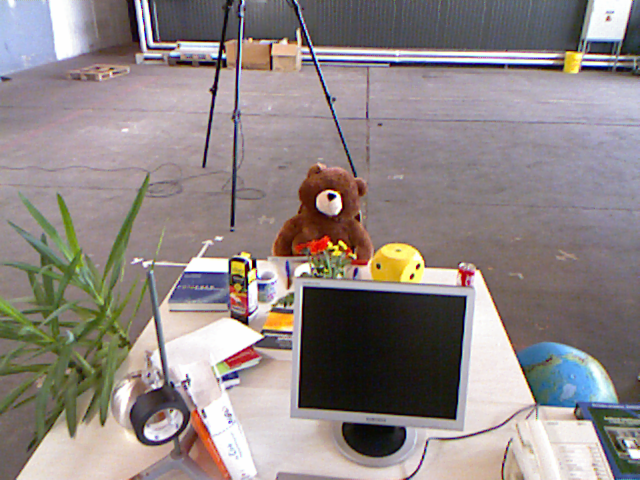
#> input picture presentation_assets/bug_frame.png, 640 x 480 px, given in place of fr2_cloud.png, which was not available
$ python make_light.py
#> lines starting #> are read from the running program, lines starting #| are printed output that depends on the picture
"""Lighter copies of the renders for the deck: JPEG composited on the slide background colour,
and a downscaled hero PNG (keeps transparency). Run after make_figures.py."""
import os
from PIL import Image

os.chdir(os.path.dirname(os.path.abspath(__file__)))
BG = (11, 14, 18)
for n in ["fr2_cloud", "fr1_cloud", "synth_cloud", "corrected_fr2", "legacy_fr2", "strip_rgb", "thumb_fr1",
          "thumb_fr2", "thumb_synth", "bug_old_kept", "bug_new_depth", "strip_depth"]:
    im = Image.open(n + ".png").convert("RGBA")
    if im.width > 2000:
        im = im.resize((2000, round(im.height * 2000 / im.width)), Image.LANCZOS)
    base = Image.new("RGBA", im.size, BG + (255,))
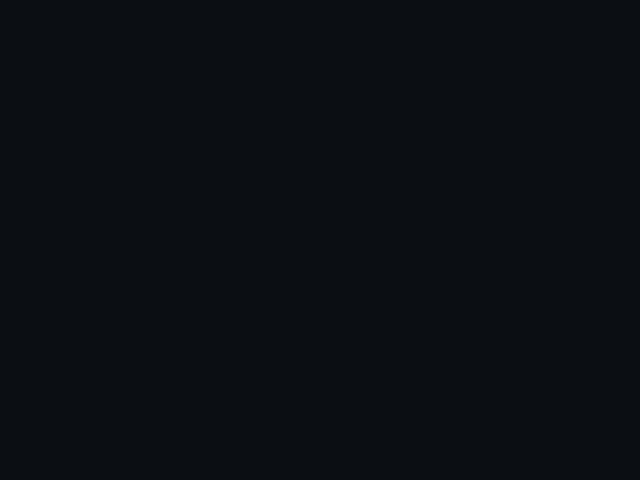
#> base: PIL image 640x480 RGBA; mean R, G, B, A 11, 14, 18, 255
    base.alpha_composite(im)
    base.convert("RGB").save(n + ".jpg", quality=90, optimize=True)
#> pass 2 of the loop `for n in ["fr2_cloud", "fr1_cloud", "synth_cloud", "corrected_fr2", "l..`:
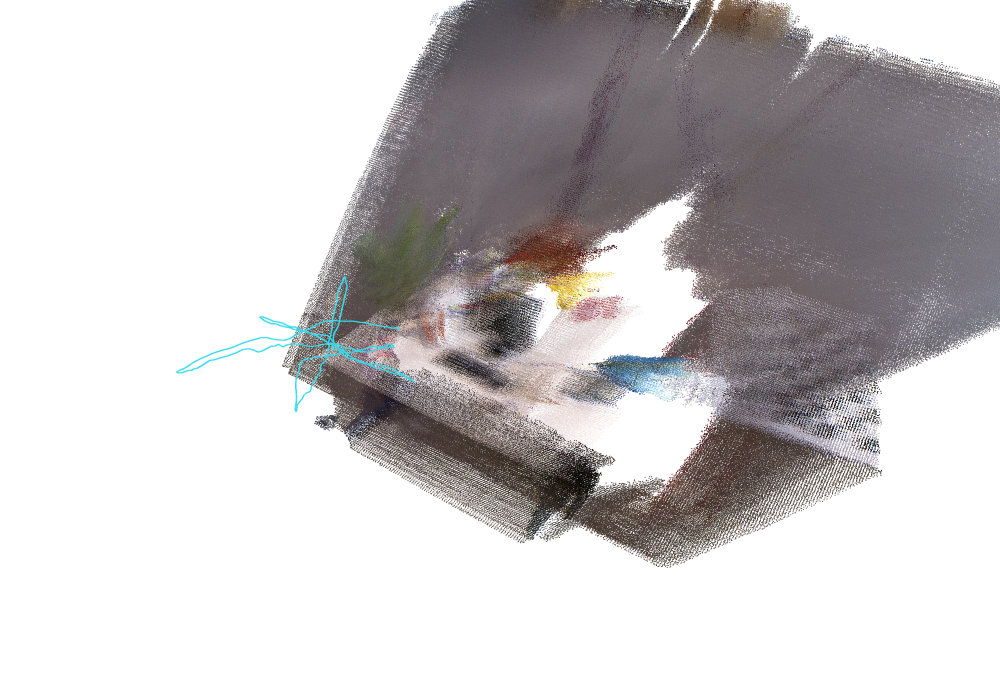
#> input picture presentation_assets/corrected_fr2.png, 2000 x 1400 px, given in place of fr1_cloud.png, which was not available (shown at 1/2 size)
#> im is the input picture: PIL image 2000x1400 RGBA; mean R, G, B, A 44.7, 41.4, 42.3, 94.5
#> `base = Image.new("RGBA", im.size, BG + (255,))`:
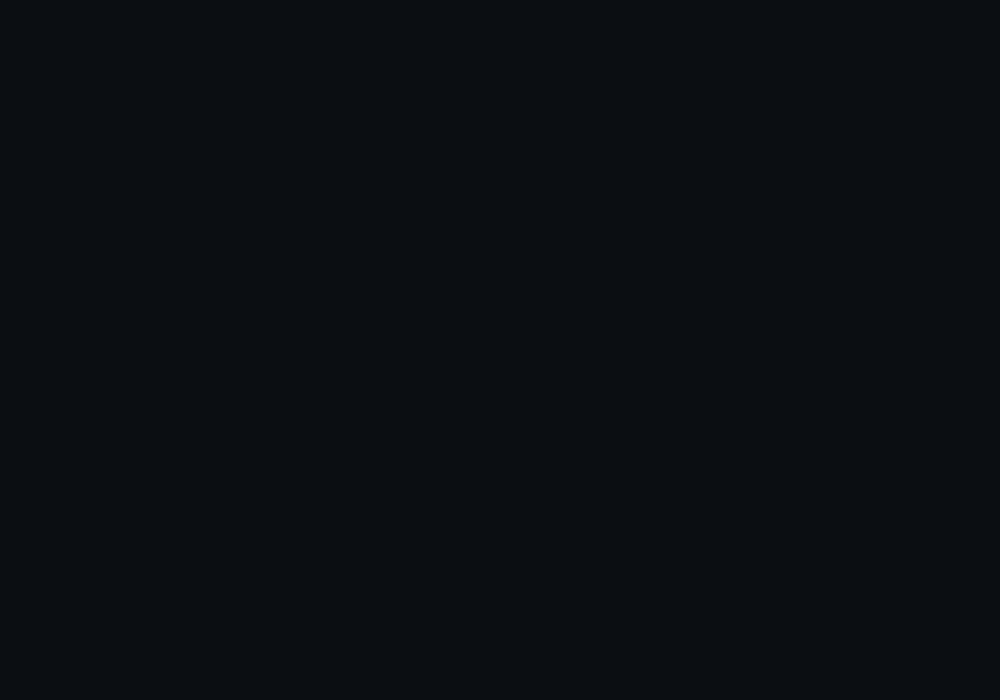
#> base: PIL image 2000x1400 RGBA (shown at 1/2 size); mean R, G, B, A 11, 14, 18, 255
#> `base.alpha_composite(im)`:
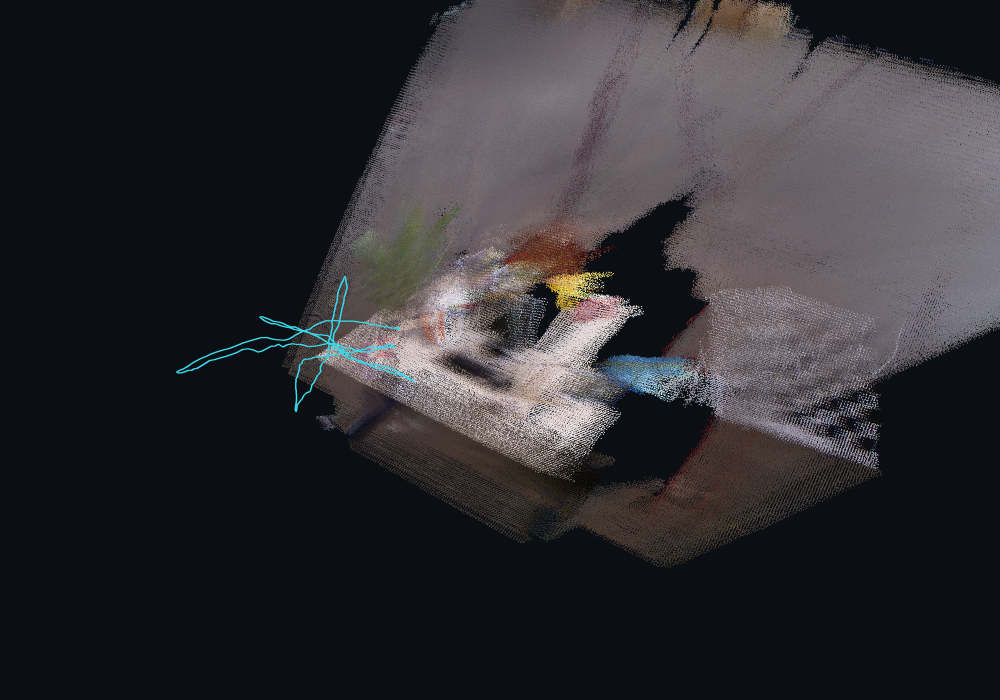
#> base: PIL image 2000x1400 RGBA (shown at 1/2 size); mean R, G, B, A 48, 46.8, 50.2, 255
#> (the run stopped early here; a loop or call above may not have finished)
